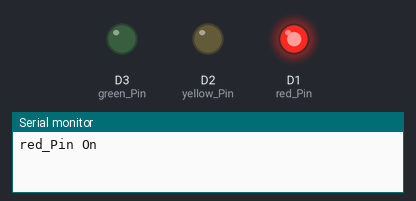
Bench run of a sketch on a simulated ESP8266 (NodeMCU). Shown: output pins drawn as LEDs (lit = HIGH), the last lines printed to the serial monitor.

Above: at 0.2 s.
At 1.2 s:
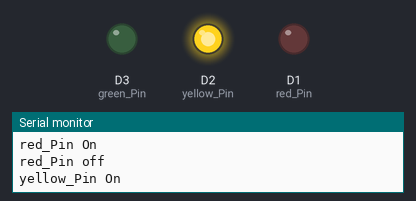
At 2.2 s:
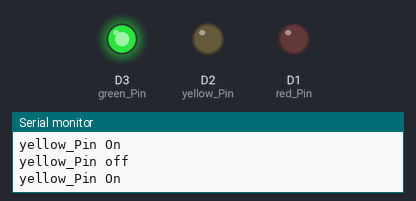
At 5.7 s:
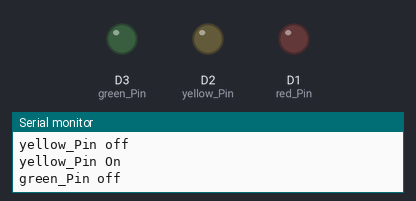
Timing chart, 0 to 6.9 s (numbered marks = the images above):
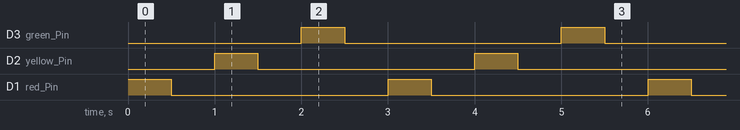

Measured:
- by itself, D3 (green_Pin), D2 (yellow_Pin), D1 (red_Pin): alternates HIGH for 0.50 s and LOW for 2.5 s
- by itself, everything shown: repeats every 3.0 s, in 6 steps

The sketch:

3_3.ino
```cpp
#include <dummy.h>

#define red_Pin D1 //빨간색 LED
#define yellow_Pin D2 //노란색 LED
#define green_Pin D3 //녹색 LED


void setup() {
   //출력 설정
  pinMode(red_Pin,OUTPUT);
  pinMode(yellow_Pin, OUTPUT);
  pinMode(green_Pin, OUTPUT);
  Serial.begin(9600);
}

void loop() {

    //빨간색 LED
    digitalWrite(red_Pin,HIGH); //led 켜기
    Serial.println("red_Pin On");
    delay(500);
    digitalWrite(red_Pin, LOW);  //led 끄기
    Serial.println("red_Pin off");
    delay(500);


    //노란색 LED
    digitalWrite(yellow_Pin,HIGH); //led 켜기
    Serial.println("yellow_Pin On");
    delay(500);
    digitalWrite(yellow_Pin, LOW);  //led 끄기
    Serial.println("yellow_Pin off");
    delay(500);


    //녹색 LED
    digitalWrite(green_Pin,HIGH); //led 켜기
    Serial.println("yellow_Pin On");
    delay(500);
    digitalWrite(green_Pin, LOW);  //led 끄기
    Serial.println("green_Pin off");
    delay(500);

}
```
